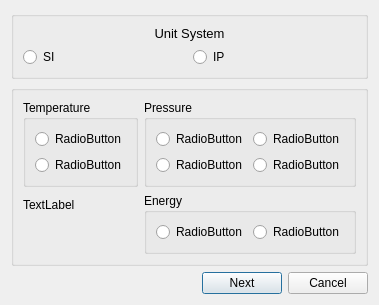
<?xml version="1.0" encoding="UTF-8"?>
<ui version="4.0">
 <class>unitsetting</class>
 <widget class="QDialog" name="unitsetting">
  <property name="geometry">
   <rect>
    <x>0</x>
    <y>0</y>
    <width>336</width>
    <height>266</height>
   </rect>
  </property>
  <property name="windowTitle">
   <string>Dialog</string>
  </property>
  <layout class="QVBoxLayout" name="verticalLayout_5">
   <item>
    <widget class="QGroupBox" name="groupBox">
     <property name="title">
      <string/>
     </property>
     <layout class="QVBoxLayout" name="verticalLayout">
      <item>
       <widget class="QLabel" name="label">
        <property name="font">
         <font>
          <pointsize>10</pointsize>
          <weight>50</weight>
          <bold>false</bold>
         </font>
        </property>
        <property name="layoutDirection">
         <enum>Qt::LeftToRight</enum>
        </property>
        <property name="text">
         <string>Unit System</string>
        </property>
        <property name="alignment">
         <set>Qt::AlignCenter</set>
        </property>
       </widget>
      </item>
      <item>
       <layout class="QHBoxLayout" name="horizontalLayout">
        <item>
         <widget class="QRadioButton" name="radioButton">
          <property name="font">
           <font>
            <pointsize>9</pointsize>
            <weight>50</weight>
            <italic>false</italic>
            <bold>false</bold>
           </font>
          </property>
          <property name="text">
           <string>SI</string>
          </property>
         </widget>
        </item>
        <item>
         <widget class="QRadioButton" name="radioButton_2">
          <property name="font">
           <font>
            <pointsize>9</pointsize>
            <weight>50</weight>
            <italic>false</italic>
            <bold>false</bold>
           </font>
          </property>
          <property name="text">
           <string>IP</string>
          </property>
         </widget>
        </item>
       </layout>
      </item>
     </layout>
    </widget>
   </item>
   <item>
    <widget class="QGroupBox" name="groupBox_2">
     <property name="title">
      <string/>
     </property>
     <layout class="QFormLayout" name="formLayout_2">
      <item row="0" column="0">
       <widget class="QGroupBox" name="groupBox_3">
        <property name="title">
         <string>Temperature</string>
        </property>
        <layout class="QVBoxLayout" name="verticalLayout_2">
         <item>
          <widget class="QRadioButton" name="radioButton_3">
           <property name="text">
            <string>RadioButton</string>
           </property>
          </widget>
         </item>
         <item>
          <widget class="QRadioButton" name="radioButton_4">
           <property name="text">
            <string>RadioButton</string>
           </property>
          </widget>
         </item>
        </layout>
       </widget>
      </item>
      <item row="0" column="1">
       <widget class="QGroupBox" name="groupBox_4">
        <property name="title">
         <string>Pressure</string>
        </property>
        <layout class="QFormLayout" name="formLayout">
         <item row="0" column="0">
          <widget class="QRadioButton" name="radioButton_5">
           <property name="text">
            <string>RadioButton</string>
           </property>
          </widget>
         </item>
         <item row="0" column="1">
          <widget class="QRadioButton" name="radioButton_7">
           <property name="text">
            <string>RadioButton</string>
           </property>
          </widget>
         </item>
         <item row="1" column="0">
          <widget class="QRadioButton" name="radioButton_6">
           <property name="text">
            <string>RadioButton</string>
           </property>
          </widget>
         </item>
         <item row="1" column="1">
          <widget class="QRadioButton" name="radioButton_8">
           <property name="text">
            <string>RadioButton</string>
           </property>
          </widget>
         </item>
        </layout>
       </widget>
      </item>
      <item row="1" column="0">
       <widget class="QLabel" name="label_2">
        <property name="text">
         <string>TextLabel</string>
        </property>
       </widget>
      </item>
      <item row="1" column="1">
       <widget class="QGroupBox" name="groupBox_5">
        <property name="title">
         <string>Energy</string>
        </property>
        <layout class="QHBoxLayout" name="horizontalLayout_2">
         <item>
          <widget class="QRadioButton" name="radioButton_10">
           <property name="text">
            <string>RadioButton</string>
           </property>
          </widget>
         </item>
         <item>
          <widget class="QRadioButton" name="radioButton_9">
           <property name="text">
            <string>RadioButton</string>
           </property>
          </widget>
         </item>
        </layout>
       </widget>
      </item>
     </layout>
    </widget>
   </item>
   <item>
    <layout class="QHBoxLayout" name="horizontalLayout_4">
     <item>
      <spacer name="horizontalSpacer">
       <property name="orientation">
        <enum>Qt::Horizontal</enum>
       </property>
       <property name="sizeHint" stdset="0">
        <size>
         <width>40</width>
         <height>20</height>
        </size>
       </property>
      </spacer>
     </item>
     <item>
      <widget class="QPushButton" name="okButton">
       <property name="text">
        <string>Next</string>
       </property>
      </widget>
     </item>
     <item>
      <widget class="QPushButton" name="cancelButton">
       <property name="text">
        <string>Cancel</string>
       </property>
      </widget>
     </item>
    </layout>
   </item>
  </layout>
 </widget>
 <tabstops>
  <tabstop>okButton</tabstop>
  <tabstop>cancelButton</tabstop>
  <tabstop>radioButton</tabstop>
  <tabstop>radioButton_2</tabstop>
  <tabstop>radioButton_3</tabstop>
  <tabstop>radioButton_4</tabstop>
  <tabstop>radioButton_5</tabstop>
  <tabstop>radioButton_6</tabstop>
  <tabstop>radioButton_7</tabstop>
  <tabstop>radioButton_8</tabstop>
  <tabstop>radioButton_10</tabstop>
  <tabstop>radioButton_9</tabstop>
 </tabstops>
 <resources/>
 <connections/>
</ui>
